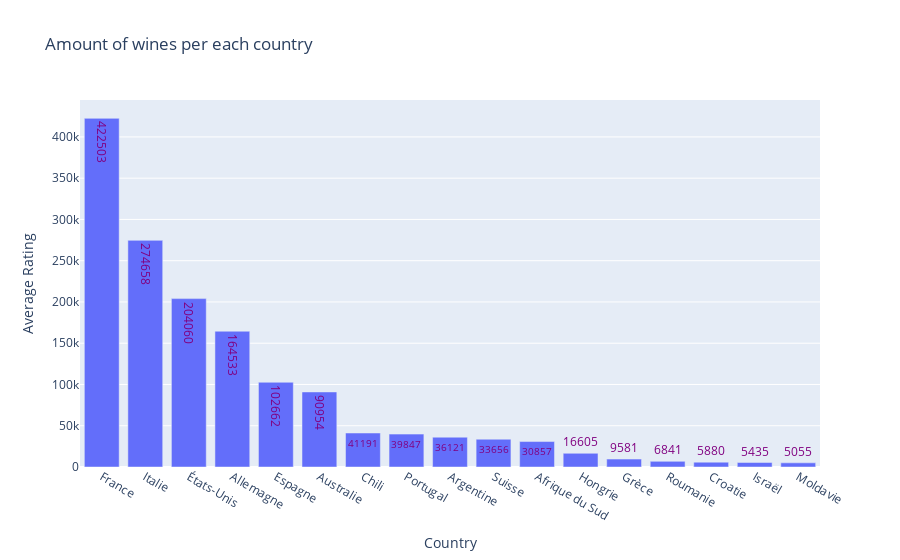

Notebook source saved alongside this figure:
### Code cell
import plotly.express as px

fig = px.bar(country_priority_df, x = "country", y = "wines_count", text="wines_count", title= "Amount of wines per each country")
fig.update_layout(xaxis_title="Country", yaxis_title="Average Rating")
fig.update_traces(textfont=dict(color='purple'))

fig.show()

### Figure 1 — Plotly figure (JSON) as saved in the notebook; plotly's stock layout.template omitted (floating-point values rounded to 4 significant figures)
{"data": [{"alignmentgroup": "True", "hovertemplate": "country=%{x}<br>wines_count=%{text}<extra></extra>", "legendgroup": "", "marker": {"color": "#636efa", "pattern": {"shape": ""}}, "name": "", "offsetgroup": "", "orientation": "v", "showlegend": false, "text": [422503, 274658, 204060, 164533, 102662, 90954, 41191, 39847, 36121, 33656, 30857, 16605, 9581, 6841, 5880, 5435, 5055], "textfont": {"color": "purple"}, "textposition": "auto", "type": "bar", "x": ["France", "Italie", "États-Unis", "Allemagne", "Espagne", "Australie", "Chili", "Portugal", "Argentine", "Suisse", "Afrique du Sud", "Hongrie", "Grèce", "Roumanie", "Croatie", "Israël", "Moldavie"], "xaxis": "x", "y": [422503, 274658, 204060, 164533, 102662, 90954, 41191, 39847, 36121, 33656, 30857, 16605, 9581, 6841, 5880, 5435, 5055], "yaxis": "y"}], "layout": {"barmode": "relative", "legend": {"tracegroupgap": 0}, "title": {"text": "Amount of wines per each country"}, "xaxis": {"anchor": "y", "domain": [0, 1], "title": {"text": "Country"}}, "yaxis": {"anchor": "x", "domain": [0, 1], "title": {"text": "Average Rating"}}}}
